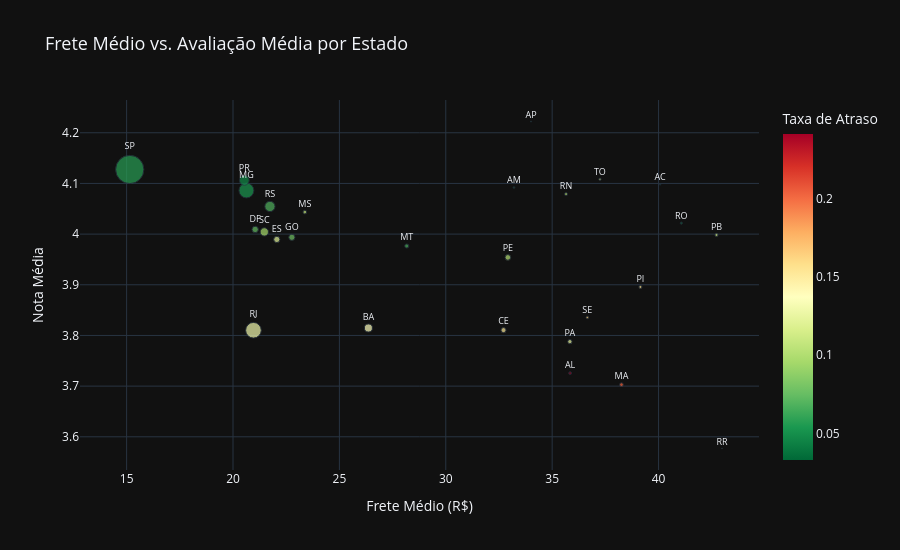

Write notebook code for a chart like this one.
### Markdown cell above
### 6.5 Frete Médio vs. Avaliação Média por Estado
**Pergunta:** Estados com frete mais caro têm pior avaliação?

### Code cell
fig = px.scatter(
    state_revenue,
    x="avg_freight",
    y="avg_review",
    size="orders",
    color="late_rate",
    text="customer_state",
    color_continuous_scale="RdYlGn_r",
    labels={
        "avg_freight": "Frete Médio (R$)",
        "avg_review": "Nota Média",
        "orders": "Pedidos",
        "late_rate": "Taxa de Atraso",
    },
    title="Frete Médio vs. Avaliação Média por Estado",
    template=PLOTLY_TEMPLATE,
    height=550,
)

fig.update_traces(textposition="top center", textfont_size=9)
fig.update_layout(title_font_size=18)

fig.show()

### Figure 1 — Plotly figure (JSON) as saved in the notebook; plotly's stock layout.template omitted (floating-point values rounded to 4 significant figures)
{"data": [{"hovertemplate": "Frete Médio (R$)=%{x}<br>Nota Média=%{y}<br>Pedidos=%{marker.size}<br>customer_state=%{text}<br>Taxa de Atraso=%{marker.color}<extra></extra>", "legendgroup": "", "marker": {"color": [0.05768, 0.1297, 0.0545, 0.06881, 0.0478, 0.09614, 0.1368, 0.07431, 0.07861, 0.1222, 0.1019, 0.1529, 0.1243, 0.0675, 0.2037, 0.1085, 0.1126, 0.1549, 0.1036, 0.2412, 0.1627, 0.1226, 0.04029, 0.04294, 0.03297, 0.04938, 0.1087], "coloraxis": "coloraxis", "size": [41375, 12762, 11544, 5432, 4998, 3612, 3358, 2125, 2007, 2025, 1648, 1327, 970, 903, 740, 709, 532, 493, 482, 411, 345, 279, 247, 147, 81, 68, 46], "sizemode": "area", "sizeref": 103.4, "symbol": "circle"}, "mode": "markers+text", "name": "", "orientation": "v", "showlegend": false, "text": ["SP", "RJ", "MG", "RS", "PR", "SC", "BA", "DF", "GO", "ES", "PE", "CE", "PA", "MT", "MA", "MS", "PB", "PI", "RN", "AL", "SE", "TO", "RO", "AM", "AC", "AP", "RR"], "textfont": {"size": 9}, "textposition": "top center", "type": "scatter", "x": [15.15, 20.96, 20.63, 21.74, 20.53, 21.47, 26.36, 21.04, 22.77, 22.06, 32.92, 32.71, 35.83, 28.17, 38.26, 23.37, 42.72, 39.15, 35.65, 35.84, 36.65, 37.25, 41.07, 33.21, 40.07, 34.01, 42.98], "xaxis": "x", "y": [4.128, 3.81, 4.086, 4.055, 4.106, 4.004, 3.815, 4.009, 3.994, 3.989, 3.954, 3.81, 3.788, 3.977, 3.703, 4.043, 3.998, 3.896, 4.079, 3.726, 3.836, 4.108, 4.022, 4.092, 4.098, 4.222, 3.577], "yaxis": "y"}], "layout": {"coloraxis": {"autocolorscale": false, "colorbar": {"title": {"text": "Taxa de Atraso"}}, "colorscale": [[0, "rgb(0,104,55)"], [0.1, "rgb(26,152,80)"], [0.2, "rgb(102,189,99)"], [0.3, "rgb(166,217,106)"], [0.4, "rgb(217,239,139)"], [0.5, "rgb(255,255,191)"], [0.6, "rgb(254,224,139)"], [0.7, "rgb(253,174,97)"], [0.8, "rgb(244,109,67)"], [0.9, "rgb(215,48,39)"], [1, "rgb(165,0,38)"]]}, "height": 550, "legend": {"itemsizing": "constant", "tracegroupgap": 0}, "title": {"font": {"size": 18}, "text": "Frete Médio vs. Avaliação Média por Estado"}, "xaxis": {"anchor": "y", "domain": [0, 1], "title": {"text": "Frete Médio (R$)"}}, "yaxis": {"anchor": "x", "domain": [0, 1], "title": {"text": "Nota Média"}}}}
